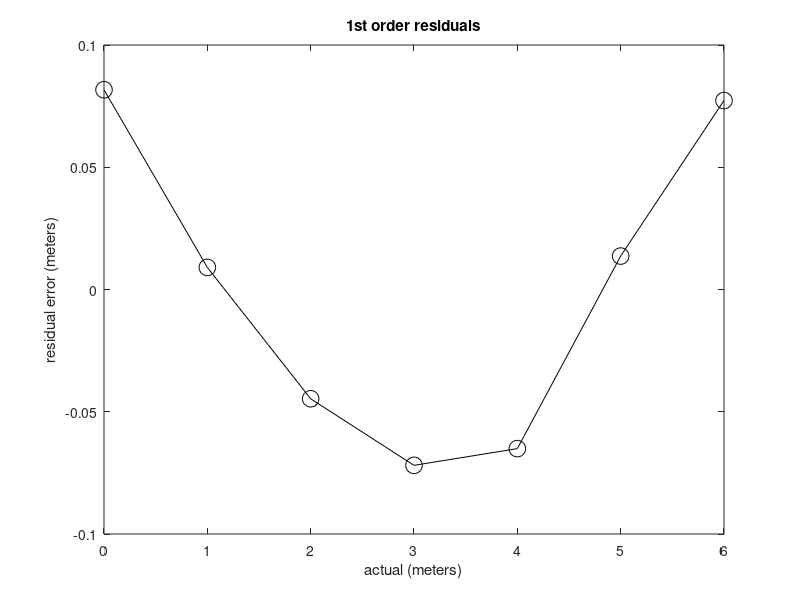
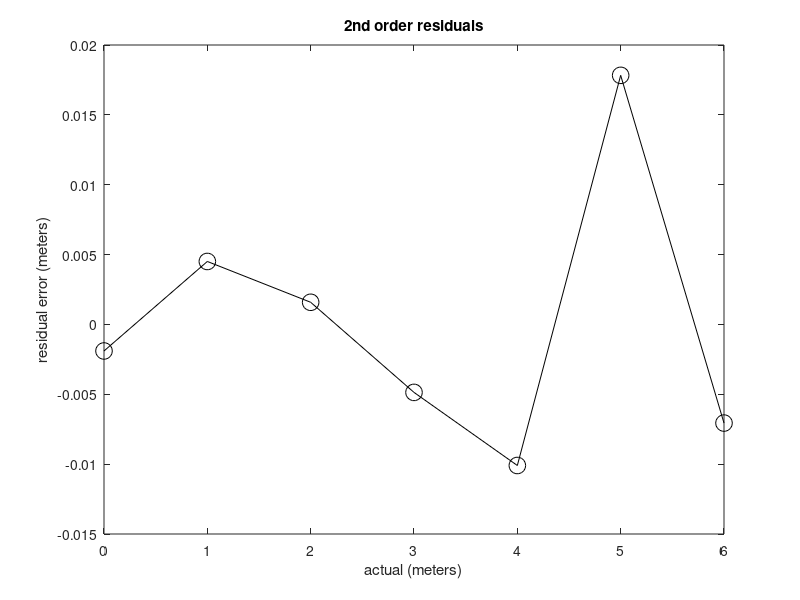

The MATLAB script that drew these images, in order: (Note: this script raises an error after producing the figures.)
load calibration.mat
polyfit(X(:,1),X(:,2),2);

% First column of X is meters
% Second column of X is pixel distance
% Third column of X is predicted with 2-order fit
% Fourth column of X is residual with 2-order fit

% Fifth and six are predicted and residual with 1-order fit


% What we want is a polynomial mapping from pixels to meters
% x = pixels
% y = meters


% First order

p = polyfit(X(:,2),X(:,1),1);

p1 = p(1);
p0 = p(2);

for i = 1:7

  X(i,3) = p1*X(i,2) + p0;
  X(i,4) = X(i,3) - X(i,1);
  
end

% Plot residuals

figure
plot(X(:,1),X(:,4),'-ko','MarkerSize', 12);
title('1st order residuals')
xlabel('actual (meters)') % x-axis label
ylabel('residual error (meters)') % y-axis label





% Second order

p = polyfit(X(:,2),X(:,1),2);

p2 = p(1);
p1 = p(2);
p0 = p(3);

for i = 1:7

  X(i,5) = p2*X(i,2)^2 + p1*X(i,2) + p0;
  X(i,6) = X(i,5) - X(i,1);
  
end

% Plot residuals

figure
plot(X(:,1),X(:,6),'-ko','MarkerSize', 12);
title('2nd order residuals')
xlabel('actual (meters)') % x-axis label
ylabel('residual error (meters)') % y-axis label




save calibration.mat
